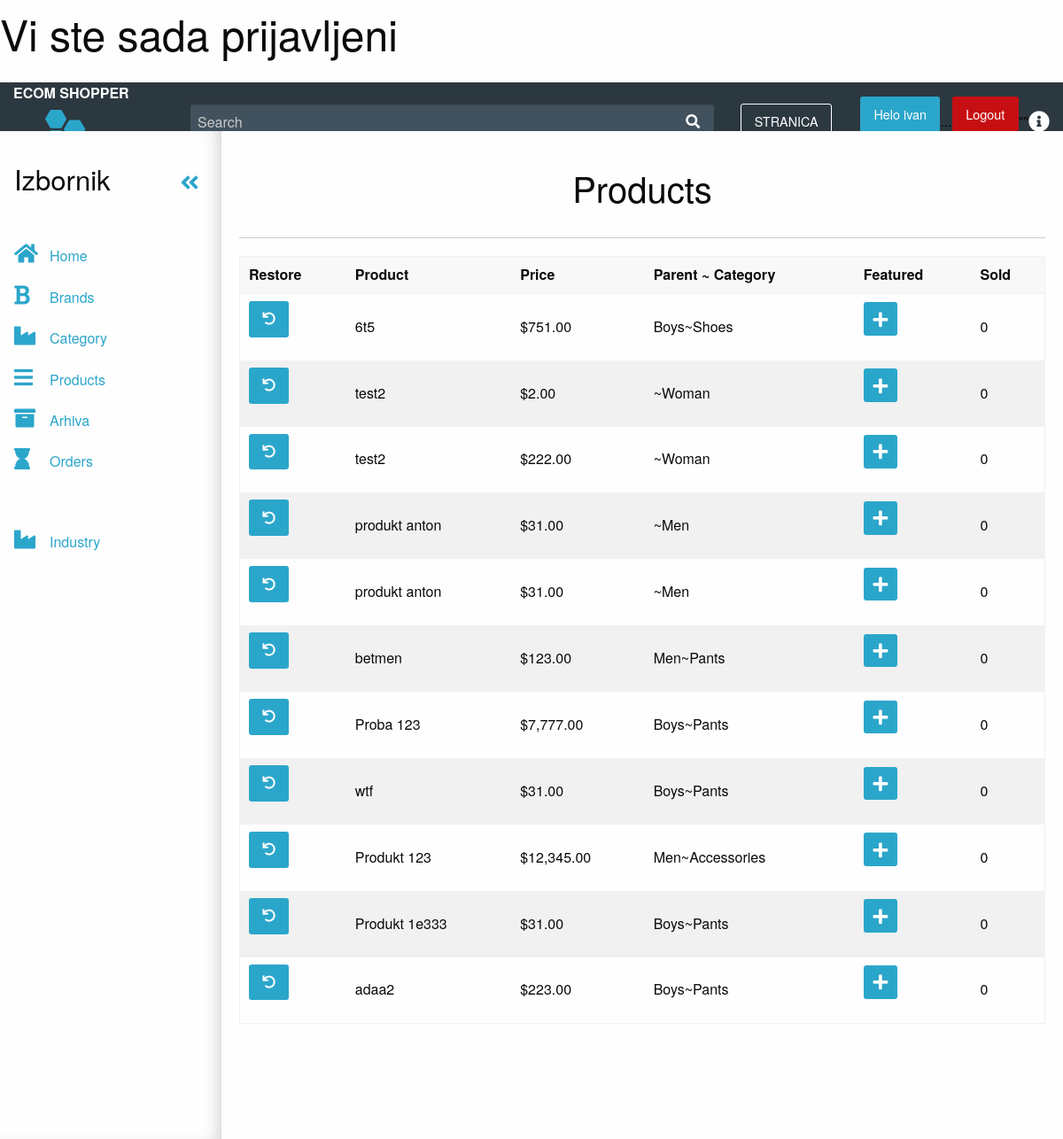
/admin/archived.php (signed in), run on the app's committed database.
### tables this page shows
CREATE TABLE `korisnik` (
  `id` int(11) NOT NULL,
  `full_name` varchar(255) NOT NULL,
  `email` varchar(175) NOT NULL,
  `password` varchar(255) NOT NULL,
  `datum_prijave` datetime NOT NULL DEFAULT CURRENT_TIMESTAMP,
  `zadnja_prijava` date NOT NULL,
  `permissions` varchar(255) NOT NULL
);

CREATE TABLE `products` (
  `id` int(11) NOT NULL,
  `title` varchar(255) NOT NULL,
  `price` decimal(10,2) NOT NULL,
  `list_price` decimal(10,2) NOT NULL,
  `brand` int(11) NOT NULL,
  `categories` varchar(255) NOT NULL,
  `image` varchar(255) NOT NULL,
  `description` text NOT NULL,
  `featured` tinyint(4) NOT NULL DEFAULT '0',
  `sizes` text NOT NULL,
  `deleted` tinyint(4) NOT NULL DEFAULT '0'
);

CREATE TABLE `categories` (
  `id` int(11) NOT NULL,
  `category` varchar(255) NOT NULL,
  `parent` int(11) NOT NULL
);

### admin/archived.php (the view, shortened to what this page needs)
<?php
include_once "../konfiguracija.php";
include 'includes/panel.php';
?>
<?php
$format = new NumberFormatter("en_US",NumberFormatter::CURRENCY);
$p_result =$veza->prepare( "SELECT * FROM `products` WHERE `deleted`=1;");
$p_result ->execute();
?>
<h2 class="text-center">Products</h2>
<hr>
<table class="table table-bordered table-condensed talbe-striped">
<thead>
  <th>Restore</th>
  <th>Product</th>
  <th>Price</th>
  <th>Parent ~ Category</th>
  <th>Featured</th>
  <th>Sold</th>
</thead>
<tbody>
   <?php while ($product = $p_result->fetch(PDO::FETCH_ASSOC)):
     $childId = $product['categories'];
      $catSql = $veza->prepare("SELECT * FROM categories WHERE id='$childId';");
      $result= $catSql->execute();
      $child = $catSql->fetch(PDO::FETCH_ASSOC);
      $parentId = $child['parent'];
        $parentSql = $veza->prepare("SELECT * FROM categories WHERE id='$parentId';");
       $parentSql->execute();
        $parent =$parentSql->fetch(PDO::FETCH_ASSOC);
        $category = $parent['category'].'~'.$child['category'];
  ?>
   <tr>
    <td>
     <a href="archived.php?restore=<?php echo $product['id']; ?>" class ="button"><i class="fas fa-undo"></i></a>
   </td>
   <td><?=$product['title'];?></td>
   <td><?php echo $format->format ($product['price']); ?></td>
   <td><?php echo $category;?></td>
   <td><a href="products.php?featured=<?=(($product['featured']== 0)?'1':'0');?>&id=<?=$product['id'];?>"
     class ="button tiny"><i class="fas fa-<?=(($product['featured']==1)?'minus':'plus');?> fa-2x " ></i>
   </a>&nbsp <?=(($product['featured']==1)?'Featured Product': '');?></td>
   <td>0</td>
</tr>
<?php endwhile; ?>
</tbody>
</table>

### admin/includes/panel.php (shortened to what this page needs)
<?php
 include 'includes/head.php';
?>
<div class="app-dashboard shrink-medium">
  <div class="row expanded app-dashboard-top-nav-bar">
    <div class="columns medium-2">
      <a class="app-dashboard-logo" data-toggle="app-dashboard-sidebar">ECOM shopper</a>
      <h3 class="site-logo"data-toggle="app-dashboard-sidebar">  <a href="index.php"><img src="<?php echo $putanjaApp;?>logo/sign.png"></a></h3>
    </div>
    <div class="columns show-for-medium">
      <div class="app-dashboard-search-bar-container">
        <input class="app-dashboard-search" type="search" placeholder="Search">
        <i class="app-dashboard-search-icon fa fa-search"></i>
      </div>
    </div>
    <div class="columns shrink app-dashboard-top-bar-actions">
    <a href="../index.php">  <button href="" class="button hollow">STRANICA</button>
      <a href="#" class="button" >Helo <?=$user_data['first'];?></a> ...
          <a href="logout.php" class="button alert" >Logout</a> ""
      <a href="#" height="30" width="30" alt=""><i class="fa fa-info-circle"></i></a>
    </div>
  </div>
  <div class="app-dashboard-body off-canvas-wrapper">
    <div id="app-dashboard-sidebar" class="app-dashboard-sidebar position-left off-canvas off-canvas-absolute reveal-for-medium" data-off-canvas>
      <div class="app-dashboard-sidebar-title-area">
        <div class="app-dashboard-close-sidebar">
          <h3 class="app-dashboard-sidebar-block-title">Izbornik</h3>
          <button id="close-sidebar" data-app-dashboard-toggle-shrink class="app-dashboard-sidebar-close-button show-for-medium" aria-label="Close menu" type="button">
            <span aria-hidden="true"><a href="#"><i class="large fa fa-angle-double-left"></i></a></span>
          </button>
        </div>
      </div>
      <div class="app-dashboard-sidebar-inner">
        <ul class="menu vertical">
          <li><a href="index.php" class="is-active">
            <i class="large fa fa-home"></i><span class="app-dashboard-sidebar-text">Home</span>
          </a></li>
          <li><a href="brands.php" class="is-active">
            <i class="large fa fa-bold"></i><span class="app-dashboard-sidebar-text">Brands</span>
          </a></li>
          <li><a href="categories.php">
            <i class="large fa fa-industry"></i><span class="app-dashboard-sidebar-text">Category</span>
          </a></li>
          <li><a href="products.php" class="is-active">
            <i class="large fa fa-bars"></i><span class="app-dashboard-sidebar-text">Products</span>
          </a></li>
          <li><a href="archived.php">
            <i class="large fa fa-archive"></i><span class="app-dashboard-sidebar-text">Arhiva</span>
          </a></li>
          <li><a>
            <i class="large fa fa-hourglass"></i><span class="app-dashboard-sidebar-text">Orders</span>
          </a></li>
          <li><a href="#" class="is-active">
          </a></li>
          <li><a>
          </a></li>
          <li><a href="industry.php">
            <i class="large fa fa-industry"></i><span class="app-dashboard-sidebar-text">Industry</span>
          </a></li>
        </ul>
      </div>
    </div>
    <div class="app-dashboard-body-content off-canvas-content" data-off-canvas-content>

### css/app.css (style rules this page uses)
.app-dashboard { height: 100vh; display: -webkit-flex; display: -ms-flexbox; display: flex; -webkit-flex-direction: column; -ms-flex-direction: column; flex-direction: column; }
.app-dashboard-body { -webkit-flex: 1 1 auto; -ms-flex: 1 1 auto; flex: 1 1 auto; display: -webkit-flex; display: -ms-flexbox; display: flex; }
.app-dashboard-top-nav-bar { display: -webkit-flex; display: -ms-flexbox; display: flex; -webkit-align-items: center; -ms-flex-align: center; align-items: center; -webkit-justify-content: center; -ms-flex-pack: center; justify-content: center; background: #2c3840; height: 55px; width: 100%; -webkit-flex: 0 0 55px; -ms-flex: 0 0 55px; flex: 0 0 55px; }
.app-dashboard-logo { color: #fefefe; text-transform: uppercase; font-weight: bold; }
.app-dashboard-search-bar-container { position: relative; }
.app-dashboard-search { background: #41525e; border: 0; margin-bottom: 0; color: #fefefe; }
.app-dashboard-search-icon { position: absolute; color: #fefefe; right: 1rem; top: 50%; -webkit-transform: translateY(-50%); -ms-transform: translateY(-50%); transform: translateY(-50%); }
.app-dashboard-top-bar-actions { -webkit-align-items: center; -ms-flex-align: center; align-items: center; display: -webkit-flex; display: -ms-flexbox; display: flex; }
.app-dashboard-top-bar-actions button { margin-bottom: 0; margin-right: 2rem; }
.app-dashboard-top-bar-actions button.hollow { border-color: #fefefe; color: #fefefe; }
.app-dashboard-top-bar-actions .fa-info-circle { color: #fefefe; font-size: 1.5rem; }
.app-dashboard-sidebar { background-color: #fefefe; height: 100%; overflow-x: visible; overflow-y: auto; z-index: 1; transition: all 0.5s ease; }
.app-dashboard-sidebar .app-dashboard-open-sidebar, .app-dashboard-sidebar .app-dashboard-close-sidebar { -webkit-align-items: baseline; -ms-flex-align: baseline; align-items: baseline; display: -webkit-flex; display: -ms-flexbox; display: flex; -webkit-justify-content: space-between; -ms-flex-pack: justify; justify-content: space-between; padding: 2rem 1rem; }
.app-dashboard-sidebar .app-dashboard-sidebar-close-button { font-size: 14px; }
.app-dashboard-sidebar .app-dashboard-sidebar-inner { height: 100%; overflow-x: hidden; overflow-y: auto; }
.app-dashboard-sidebar .app-dashboard-sidebar-inner .menu > li > a { -webkit-align-items: center; -ms-flex-align: center; align-items: center; }
.app-dashboard-sidebar .fa.large { font-size: 1.5rem; width: 40px; }
.app-dashboard-body-content { transition: all 0.5s ease; overflow-y: auto; -webkit-flex: 1 1 0; -ms-flex: 1 1 0px; flex: 1 1 0; padding: 20px; background-color: #fefefe; }

### data on the page
korisnik: full_name "ivan"
products: title "6t5", price "$751.00", category "Boys~Shoes", featured 0 (drawn)
products: title "test2", price "$2.00", categories.category "~Woman", featured 0 (drawn)
products: title "test2", price "$222.00", categories.category "~Woman", featured 0 (drawn)
products: title "produkt anton", price "$31.00", categories.category "~Men", featured 0 (drawn)
products: title "produkt anton", price "$31.00", categories.category "~Men", featured 0 (drawn)
products: title "betmen", price "$123.00", category "Men~Pants", featured 0 (drawn)
products: title "Proba 123", price "$7,777.00", category "Boys~Pants", featured 0 (drawn)
products: title "wtf", price "$31.00", category "Boys~Pants", featured 0 (drawn)
products: title "Produkt 123", price "$12,345.00", category "Men~Accessories", featured 0 (drawn)
products: title "Produkt 1e333", price "$31.00", category "Boys~Pants", featured 0 (drawn)
products: title "adaa2", price "$223.00", category "Boys~Pants", featured 0 (drawn)

### other printed values
$_SESSION['success_launch'] "Vi ste sada prijavljeni"
